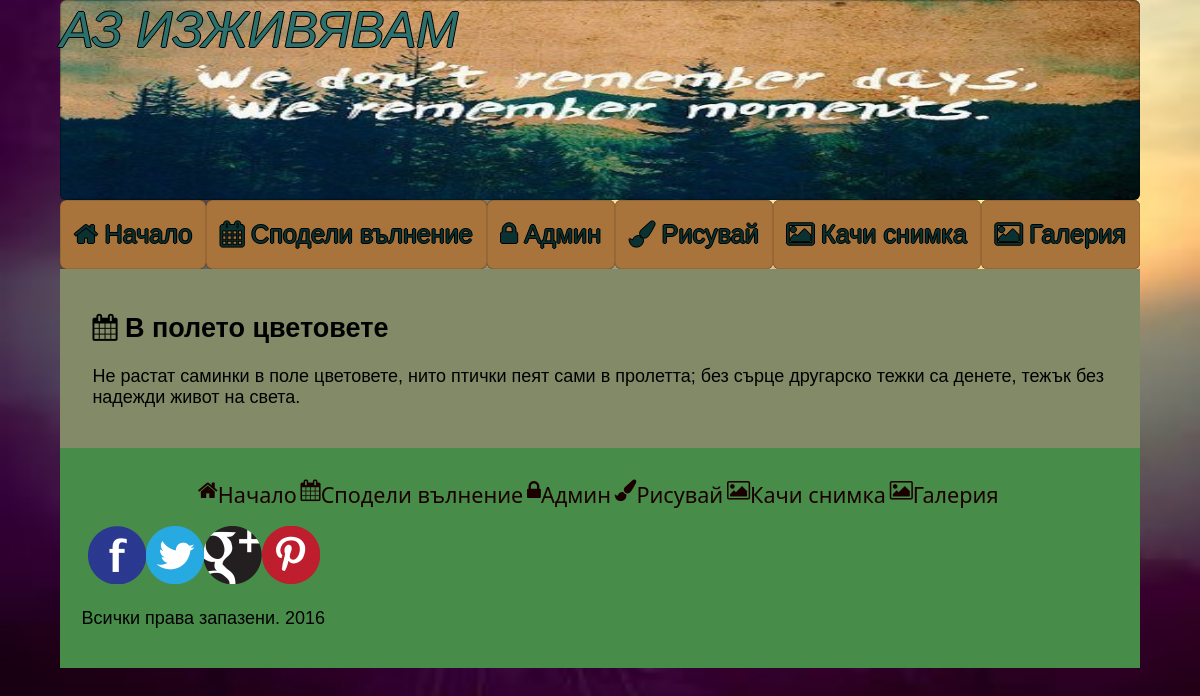
Page /admin/show/7 on the committed database.
### tables this page shows
CREATE TABLE `moment` (
  `id` int(10) NOT NULL,
  `name` varchar(300) NOT NULL,
  `category` varchar(300) NOT NULL,
  `description` text NOT NULL,
  `published` date NOT NULL,
  `date_deleted` date DEFAULT NULL
);

### application/libraries/Template.php (called while the page is built)
<?php if ( ! defined('BASEPATH')) exit('No direct script access allowed');
class Template {
		var $template_data = array();
		function set($name, $value)
		{
			$this->template_data[$name] = $value;
		}
		function load($template = '', $view = '' , $view_data = array(), $return = FALSE)
		{
			$this->CI =& get_instance();
			$this->set('contents', $this->CI->load->view($view, $view_data, TRUE));
			return $this->CI->load->view($template, $this->template_data, $return);
		}
}

### application/controllers/admin.php (called while the page is built, shortened)
<?php
class Admin extends CI_Controller
{
  public function show($id) {
    $result = $this->adminmodel->showMore($id);
    $this->template->set('title', 'Контролен панел');
      $this->template->load('layouts/default', 'admin-show', compact('result'));
  }
}

### index.php (called while the page is built, shortened)
<?php
require_once BASEPATH.'core/CodeIgniter.php';

### application/models/adminmodel.php (called while the page is built, shortened)
<?php
class adminmodel extends CI_Model
{
  function showMore ($id) {
    $result = $this->db->query("SELECT * FROM `moment` WHERE `id`=?", [$id]);
    return $result->result();
  }
}

### application/views/admin-show.php (the view)
<?php if (isset($result)): ?>
<p>
  <?php foreach ($result as $key => $value): ?>
    <h2><i class="fa fa-calendar" aria-hidden="true"></i> <?= $result[$key]->name ?></a></h2>
    <p><?= $result[$key]->description ?></p>
  <?php endforeach; ?>
</p>
<?php else: ?>
<p>Няма такъв запис.</p>
<?php endif; ?>

### assets/layout/main.css (style rules this page uses)
html { box-sizing: border-box; }
*, *::before, *::after { box-sizing: inherit; }
body { font-size: 18px; font-family: Calibri Light, Calibri, Verdana, Arial, sans-serif; background: url('../images/main-background.jpg') no-repeat fixed; background-size: 100% 100%; }

### rows in the picture
moment: name "В полето цветовете", description "Не растат саминки в поле цветовете, нито птички пеят сами в пролетта; без сърце другарско тежки са денете, тежък без надежди живот на света."
